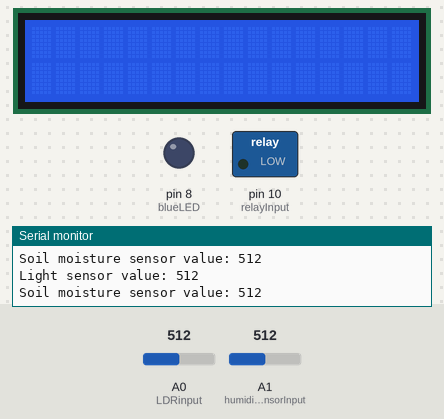
A sketch run on a simulated Arduino Uno, built with avr-gcc and run on an emulated ATmega328P. Shown: 16×2 character LCD, switched loads named in the sketch (green lamp = pin HIGH), output pins drawn as LEDs (lit = HIGH), the last lines printed to the serial monitor. Inputs (shaded band) come from the test bench; at power-on: A1 (humiditySensorInput) = 512, A0 (LDRinput) = 512. The local clock reads 2024-03-15 10:24:30 at power-on unless the sketch sets it.

Above: at 1.2 s.
1.3 s: A1 (humiditySensorInput) set to 884
3.2 s: A1 (humiditySensorInput) set to 916
At 4.5 s:
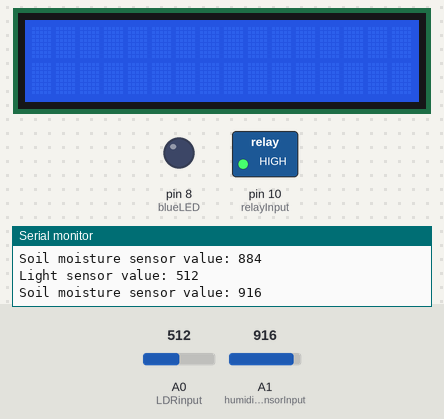
5.5 s: A1 (humiditySensorInput) set to 890
At 7.2 s:
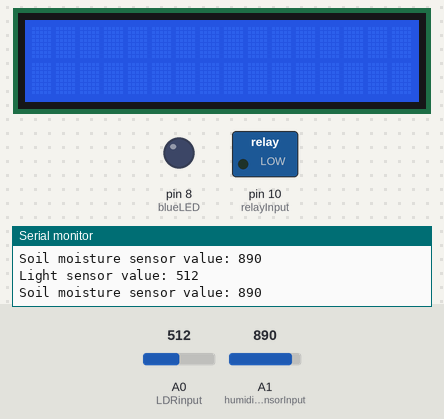
7.5 s: A1 (humiditySensorInput) set to 900
At 9.1 s:
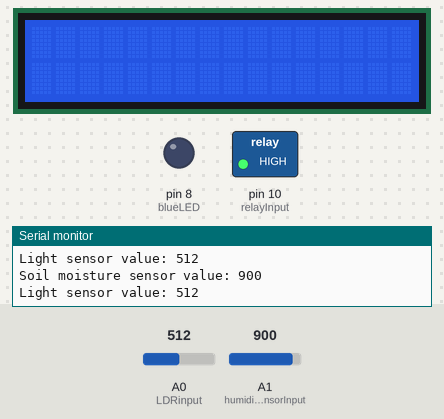
Timing chart, 0 to 10.5 s (numbered marks = the images above; inputs shaded):
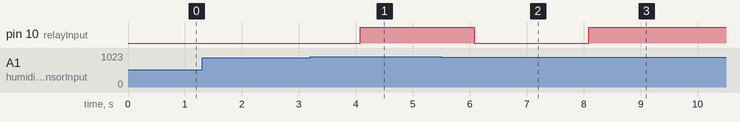

Measured:
- the behaviour switches between 899 and 900 on A1 (humiditySensorInput) (found by bisection; images 0 and 1)
- after the input at 3.2 s, pin 10 (relayInput): LOW → HIGH after 0.88 s
- after the input at 5.5 s, pin 10 (relayInput): HIGH → LOW after 0.58 s
- after the input at 7.5 s, pin 10 (relayInput): LOW → HIGH after 0.59 s

The sketch:

Physics_Project_Arduino.ino
```cpp
/* PSEUDOCODE

//include all the library imports
// define the variables we will use, each corresponding to their own arduino pin
// initialize the arduino varibles in the setup

start loop
  save the current value of the light sensor to a variable, and print it
  save the current value of the soil moisture sensor to a variable, and print it
  save the current time to a variable

  if the current time is within 9:00h and 20:00h, run the following code  // there is daylight outside
    if the light sensor value is less than the threshold for the plant    // checks if the plant is receiving enough sunlight
      turn on the blue LED, while the red LED is off
      display a message on the screen that says "Good Lighting"

    else, the plant is not getting enough sunlight
      display a message on the screen to move the plant
      turn on the red LED, turn off the blue LED

  else, it is dark outside
    turn off the display screen


  // second if statement for the humidity that operates on its own

  if  the soil moisture sensor value is below the threshold, then the plant has enough water
    send a signal to the relay to stay at 0V

  else, the plant is above the threshold, the plant needs water
    send a signal to the relay to turn on the water pump

  add a delay to this loop, so it checks the conditions of the plant every x seconds
end loop
*/


// library imports
#include <LiquidCrystal.h>  // Liquid Crystal Display --> screen
#include <RTClib.h>
#include <Wire.h>

// defining variables
RTC_DS3231 rtc;
char t[32];
LiquidCrystal lcd(2, 3, 4, 5, 6, 7); // configuring the digital pins connected to the arduino board

int LDRinput = A0;                  // ldr stands for light controlled sensor
int blueLED = 8;                    // sets the blue LED to pin 3
int humiditySensorInput = A1;       // soil moisture sensor is connected to analog pin A1
int relayInput = 10;                // the input is given by the pin 10

void setup() {
   // starting the serial monitor
  Serial.begin(9600);  // starts the serial monitor

  // setting up LCD
  lcd.begin(16,2); // first value is for gnd, second is for 5v (gnd,5V)

  // setting up the RTC
  Wire.begin();
  rtc.begin();
  // rtc.adjust(DateTime(F(__DATE__), F(__TIME__)));          // run this code to set the current time from your computer
  rtc.adjust(DateTime(2023, 5, 25, 2, 0, 0));                 // run this code to set the date and time manually

  pinMode(LDRinput, INPUT); // defines the light sensor as input
  pinMode(blueLED, OUTPUT);  // defines blue LED as the output indicator
  pinMode(relayInput, OUTPUT); // defines the relay output to pin 10
}

void loop() {
  // Storing light sensor and printing its values
  int lightValue = analogRead(LDRinput); // reads the value of the light sensor and saves it to a variable
  Serial.print("Light sensor value: ");
  Serial.println(lightValue); // prints the value of the light sensor to the serial monitor

  // Storing soil moisture values and printing it
  int humidityValue = analogRead(humiditySensorInput);
  Serial.print("Soil moisture sensor value: ");
  Serial.println(humidityValue);
  Serial.println("");

  DateTime now = rtc.now();

  // firt if statement to check if it is daytime
  if (now.hour() > 9 && now.hour() < 20)  {
    // if statement for the light sensor values
    if (lightValue < 500) {
      digitalWrite(blueLED,HIGH);                             // if the plant is receiving good light the blue LED lights up
      lcd.print(" Good Lighting ");
    } else {
      // otherwise, it needs more light and should me moved
      digitalWrite(blueLED,LOW);                              // due to the not gate, the red LED turns on when we set the blue LED to low
      lcd.print(" Move the Plant! ");
    }
  } else {
    // turn off the display screen
    lcd.noDisplay();
  }

  // if statement for the soil moisture sensor
  if (humidityValue < 900) {  // the higher the value the drier it is  // 900
    // if the moisture is above 900, then flower the plant
    digitalWrite(relayInput, LOW);
  } else {
    digitalWrite(relayInput, HIGH);
  }

  delay(1000);  // 1000ms = 1sec delay
}
```
